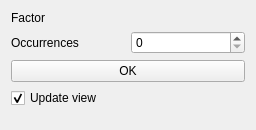
<?xml version="1.0" encoding="UTF-8"?>
<ui version="4.0">
 <class>PartDesignGui::TaskScaledParameters</class>
 <widget class="QWidget" name="PartDesignGui::TaskScaledParameters">
  <property name="geometry">
   <rect>
    <x>0</x>
    <y>0</y>
    <width>256</width>
    <height>130</height>
   </rect>
  </property>
  <property name="minimumSize">
   <size>
    <width>0</width>
    <height>130</height>
   </size>
  </property>
  <property name="windowTitle">
   <string>Form</string>
  </property>
  <layout class="QVBoxLayout" name="verticalLayout">
   <item>
    <layout class="QHBoxLayout" name="horizontalLayout_2">
     <item>
      <widget class="QLabel" name="label_2">
       <property name="text">
        <string>Factor</string>
       </property>
      </widget>
     </item>
     <item>
      <widget class="Gui::QuantitySpinBox" name="spinFactor" native="true"/>
     </item>
    </layout>
   </item>
   <item>
    <layout class="QHBoxLayout" name="horizontalLayout">
     <item>
      <widget class="QLabel" name="labelOccurrences">
       <property name="text">
        <string>Occurrences</string>
       </property>
      </widget>
     </item>
     <item>
      <widget class="Gui::UIntSpinBox" name="spinOccurrences" native="true"/>
     </item>
    </layout>
   </item>
   <item>
    <layout class="QHBoxLayout" name="horizontalLayout_3">
     <item>
      <widget class="QPushButton" name="buttonOK">
       <property name="text">
        <string>OK</string>
       </property>
      </widget>
     </item>
    </layout>
   </item>
   <item>
    <widget class="QCheckBox" name="checkBoxUpdateView">
     <property name="text">
      <string>Update view</string>
     </property>
     <property name="checked">
      <bool>true</bool>
     </property>
    </widget>
   </item>
   <item>
    <spacer name="verticalSpacer">
     <property name="orientation">
      <enum>Qt::Vertical</enum>
     </property>
     <property name="sizeHint" stdset="0">
      <size>
       <width>20</width>
       <height>40</height>
      </size>
     </property>
    </spacer>
   </item>
  </layout>
 </widget>
 <customwidgets>
  <customwidget>
   <class>Gui::QuantitySpinBox</class>
   <extends>QWidget</extends>
   <header>Gui/QuantitySpinBox.h</header>
  </customwidget>
  <customwidget>
   <class>Gui::UIntSpinBox</class>
   <extends>QSpinBox</extends>
   <header>Gui/SpinBox.h</header>
   <container>1</container>
  </customwidget>
 </customwidgets>
 <tabstops>
  <tabstop>spinFactor</tabstop>
  <tabstop>spinOccurrences</tabstop>
  <tabstop>buttonOK</tabstop>
  <tabstop>checkBoxUpdateView</tabstop>
 </tabstops>
 <resources/>
 <connections/>
</ui>
